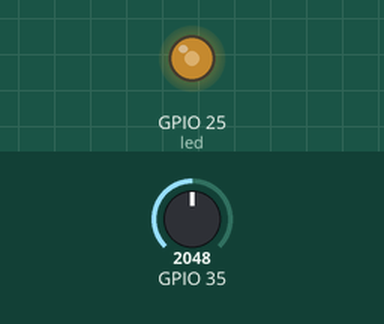
This sketch was run on a simulated ESP32. On the bench: output pins drawn as LEDs (lit = HIGH). Inputs (shaded band) come from the test bench; at power-on: GPIO 35 = 2048. What the sketch prints to the serial monitor is not drawn.

Above: at 1.3 s.
1.4 s: GPIO 35 set to 2866
At 2.1 s:
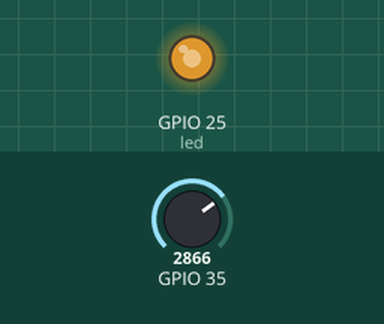
3.0 s: GPIO 35 set to 3603
At 4.2 s:
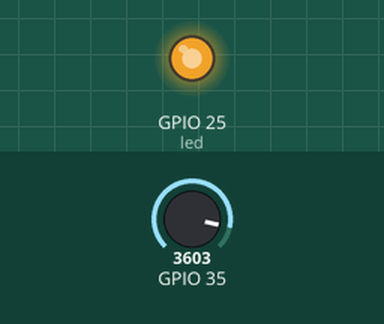
4.5 s: GPIO 35 set to 491
At 5.7 s:
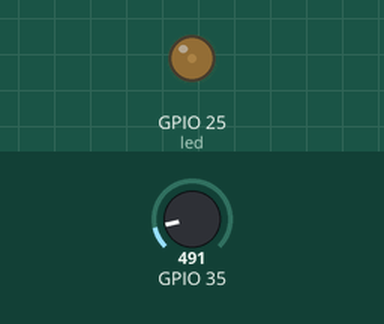
6.0 s: GPIO 35 set to 0
At 6.8 s:
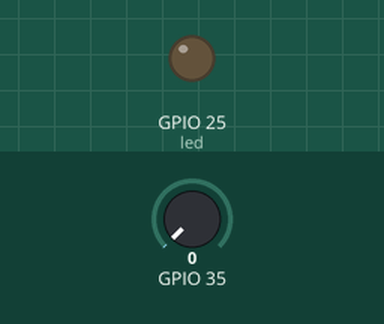
7.5 s: GPIO 35 set to 2047
At 8.1 s:
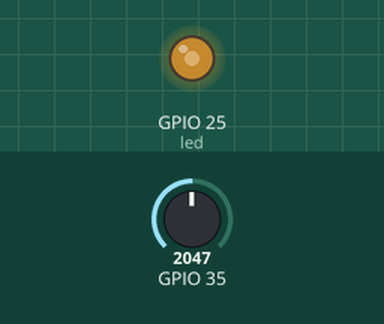
Timing chart, 0 to 10.0 s (numbered marks = the images above; inputs shaded):
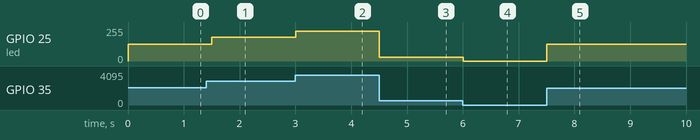

The sketch:

PMW_Potentiometer_LED.ino
```cpp
int led = 25;

void setup()
{
  Serial.begin(115200);
  pinMode(led, OUTPUT);
}

void loop()
{
  float pot = analogRead(35);
  float volt = pot*0.000805861;
  float angulo = pot*0.065934066;
  float porcentaje = angulo * 0.37037037;
  int brillo = porcentaje * 2.55;

  Serial.print("Angulo del Potenciometro");
  Serial.print(angulo);
  Serial.print(".\n");
  Serial.print("Voltaje:");
  Serial.print(volt);
  Serial.print(".\n");
  Serial.print("Porcentaje:");
  Serial.print(porcentaje);
  Serial.print(".\n");
  Serial.print(brillo);

  analogWrite(led,brillo);

  delay(500);
}
```

Measured:
- after the input at 1.4 s, GPIO 25 (led): 127/255 → 178/255 after 0.10 s
- after the input at 3.0 s, GPIO 25 (led): 178/255 → 224/255 at once
- after the input at 4.5 s, GPIO 25 (led): 224/255 → 30/255 at once
- after the input at 6.0 s, GPIO 25 (led): 30/255 → 0/255 at once
- after the input at 7.5 s, GPIO 25 (led): 0/255 → 127/255 at once
